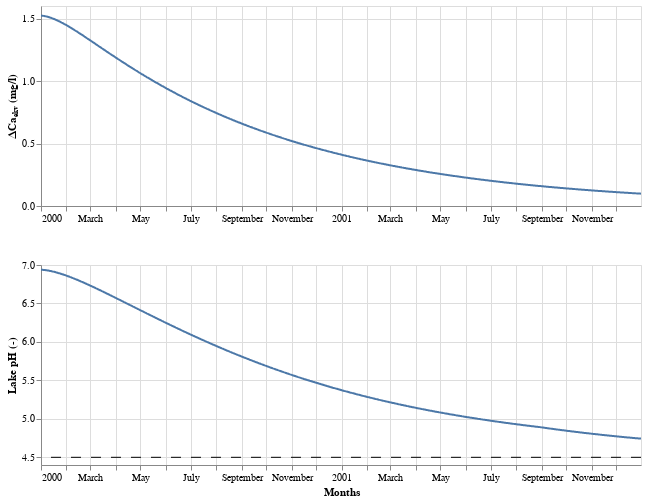

Notebook code for this chart:
### Markdown cell above
## 4. Modify and re-run

### Code cell
lake.flow_prof = "none"
model.plot_result(lib="Altair")

### Figure 1 — Vega-Lite specification as saved in the notebook (floating-point values rounded to 4 significant figures; data arrays with more than 128 entries replaced by an {"elided": "..."} marker saying what was removed)
{"config": {"view": {"continuousWidth": 300, "continuousHeight": 300}}, "vconcat": [{"data": {"name": "data-c69706450c2aae583a955872de010a14"}, "mark": {"type": "line"}, "encoding": {"tooltip": [{"field": "date", "type": "temporal"}, {"field": "Delta Ca (mg/l)", "format": ",.2f", "type": "quantitative"}], "x": {"axis": {"grid": true, "title": " "}, "field": "date", "type": "temporal"}, "y": {"axis": {"title": "ΔCaₑₖᵥ (mg/l)"}, "field": "Delta Ca (mg/l)", "type": "quantitative"}}, "height": 200, "name": "view_6", "width": 600}, {"layer": [{"data": {"name": "data-c69706450c2aae583a955872de010a14"}, "mark": {"type": "line"}, "encoding": {"tooltip": [{"field": "date", "type": "temporal"}, {"field": "pH", "format": ",.2f", "type": "quantitative"}], "x": {"axis": {"grid": true, "title": "Months"}, "field": "date", "type": "temporal"}, "y": {"axis": {"title": "Lake pH (-)"}, "field": "pH", "scale": {"zero": false}, "type": "quantitative"}}, "name": "view_5"}, {"data": {"name": "data-6365363ef254e581922c1ab3482028c7"}, "mark": {"type": "rule", "strokeDash": [10, 10]}, "encoding": {"y": {"field": "pH", "type": "quantitative"}}}], "height": 200, "width": 600}], "params": [{"name": "param_7", "select": {"type": "interval", "encodings": ["x", "y"]}, "bind": "scales", "views": ["view_6"]}, {"name": "param_6", "select": {"type": "interval", "encodings": ["x", "y"]}, "bind": "scales", "views": ["view_5"]}], "$schema": "https://vega.github.io/schema/vega-lite/v5.8.0.json", "datasets": {"data-c69706450c2aae583a955872de010a14": {"elided": "731 records"}, "data-6365363ef254e581922c1ab3482028c7": [{"pH": 4.5}]}}
